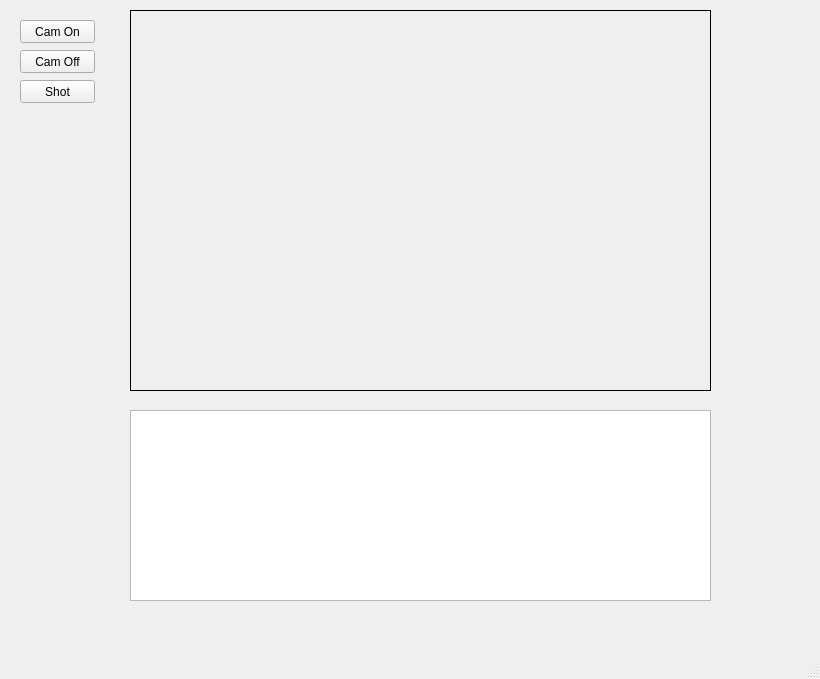
<?xml version="1.0" encoding="UTF-8"?>
<ui version="4.0">
 <class>MainWindow</class>
 <widget class="QMainWindow" name="MainWindow">
  <property name="geometry">
   <rect>
    <x>0</x>
    <y>0</y>
    <width>820</width>
    <height>679</height>
   </rect>
  </property>
  <property name="windowTitle">
   <string>MainWindow</string>
  </property>
  <widget class="QWidget" name="centralwidget">
   <widget class="QPushButton" name="pb_camOn">
    <property name="geometry">
     <rect>
      <x>20</x>
      <y>20</y>
      <width>75</width>
      <height>23</height>
     </rect>
    </property>
    <property name="text">
     <string>Cam On</string>
    </property>
   </widget>
   <widget class="QPushButton" name="pb_camOff">
    <property name="geometry">
     <rect>
      <x>20</x>
      <y>50</y>
      <width>75</width>
      <height>23</height>
     </rect>
    </property>
    <property name="text">
     <string>Cam Off</string>
    </property>
   </widget>
   <widget class="QPushButton" name="pb_shot">
    <property name="geometry">
     <rect>
      <x>20</x>
      <y>80</y>
      <width>75</width>
      <height>23</height>
     </rect>
    </property>
    <property name="text">
     <string>Shot</string>
    </property>
   </widget>
   <widget class="QLabel" name="lb_video">
    <property name="geometry">
     <rect>
      <x>130</x>
      <y>10</y>
      <width>581</width>
      <height>381</height>
     </rect>
    </property>
    <property name="frameShape">
     <enum>QFrame::Box</enum>
    </property>
    <property name="text">
     <string/>
    </property>
   </widget>
   <widget class="QTextEdit" name="textEdit">
    <property name="geometry">
     <rect>
      <x>130</x>
      <y>410</y>
      <width>581</width>
      <height>191</height>
     </rect>
    </property>
   </widget>
  </widget>
  <widget class="QMenuBar" name="menubar">
   <property name="geometry">
    <rect>
     <x>0</x>
     <y>0</y>
     <width>820</width>
     <height>21</height>
    </rect>
   </property>
  </widget>
  <widget class="QStatusBar" name="statusbar"/>
 </widget>
 <resources/>
 <connections/>
</ui>
